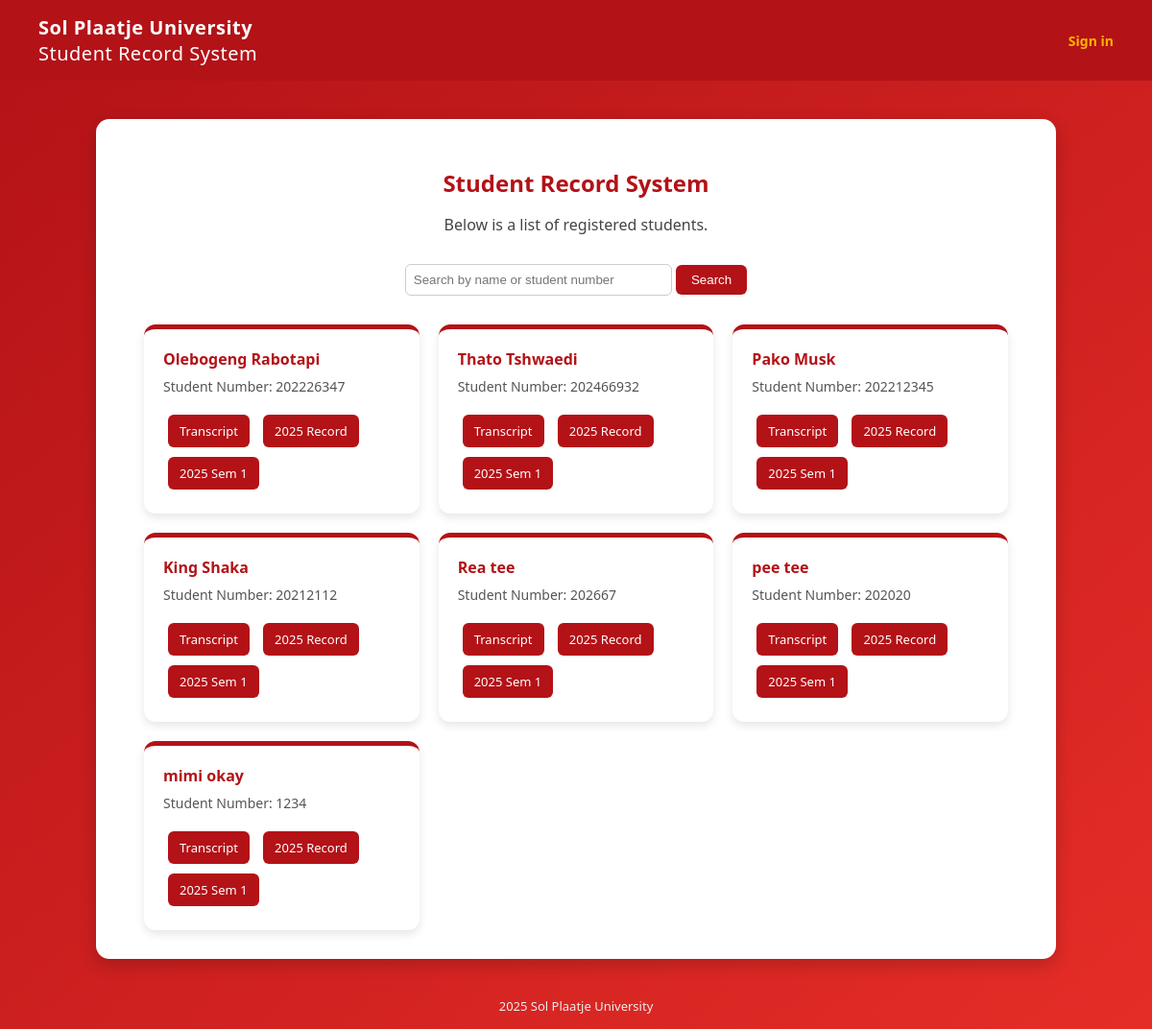
The app's page /records/ with its own data.
### records/models.py (models this page shows, shortened)
class Student(models.Model):
	user = models.OneToOneField(User, on_delete=models.CASCADE, null=True, blank=True)
	first_name = models.CharField(max_length=50)
	last_name = models.CharField(max_length=50)
	student_number = models.CharField(max_length=20, unique=True)
	programme = models.ForeignKey(Programme, on_delete=models.CASCADE)
	enrollment_year = models.PositiveIntegerField()

### records/views.py (the view)
# urls.py: path('', views.homepage, name='homepage'),
def homepage(request):
	students = Student.objects.all()
	q = request.GET.get('q', '').strip()
	if q:
		students = students.filter(
			Q(first_name__icontains=q) |
			Q(last_name__icontains=q) |
			Q(student_number__icontains=q)
		)
	context = {'students': students}
	return render(request, 'records/homepage.html', context)

### records/templates/records/homepage.html (shortened to what this page needs)
{% extends 'base.html' %}
{% block content %}
<h2>Student Record System</h2>
<p>Below is a list of registered students.</p>
<form method="get" style="text-align:center; margin-bottom: 30px;">
    <input type="text" name="q" placeholder="Search by name or student number" value="{{ request.GET.q|default:'' }}" style="padding:8px; width:260px; border-radius:6px; border:1px solid #ccc;">
    <button type="submit" style="padding:8px 16px; background:#b31217; color:#fff; border:none; border-radius:6px;">Search</button>
</form>
{% if students %}
<div class="student-list">
    {% for student in students %}
    <div class="student-card">
        <div class="student-name">{{ student.first_name }} {{ student.last_name }}</div>
        <div class="student-number">Student Number: {{ student.student_number }}</div>
        <div class="record-links">
            <a href="{% url 'full_transcript' student.id %}">Transcript</a>
            <a href="{% url 'academic_record' student.id 2025 %}">2025 Record</a>
            <a href="{% url 'semester_result_slip' student.id 2025 1 %}">2025 Sem 1</a>
        </div>
    </div>
    {% endfor %}
</div>
{% else %}
<p class="no-students">No students found.</p>
{% endif %}
{% endblock %}

### records/templates/base.html (shortened to what this page needs)
{% load static %}
<!DOCTYPE html>
<html lang="en">
<head>
</head>
<body>
    {% if not pdf %}
    <header>
        <div class="logo-section">
            <h1>Sol Plaatje University<br><span style="font-weight: normal;">Student Record System</span></h1>
        </div>
        <div class="auth-links">
            {% if user.is_authenticated %}
                Signed in as <strong>{{ user.get_full_name|default:user.username }}</strong> |
                <form action="/accounts/logout/" method="post" style="display:inline;">
                    {% csrf_token %}
                    <button type="submit" style="background:none; border:none; color:#ffb400; font-weight:bold; cursor:pointer; padding:0;">Sign out</button>
                </form>
            {% else %}
                <a href="/accounts/login/">Sign in</a>
            {% endif %}
        </div>
    </header>
    {% endif %}
    <main>
        {% block content %}{% endblock %}
    </main>
    <footer>
        2025 Sol Plaatje University
    </footer>
</body>
</html>

### records/templates/base.html (style rules this page uses)
body { font-family: "Segoe UI", Arial, sans-serif; background: linear-gradient(to bottom right, #b31217, #e52d27); color: #333; margin: 0; padding: 0; }
header { background-color: #b31217; color: #fff; padding: 15px 40px; display: flex; justify-content: space-between; align-items: center; }
.logo-section { display: flex; align-items: center; gap: 10px; }
header h1 { font-size: 20px; margin: 0; letter-spacing: 0.5px; }
.auth-links { font-size: 14px; }
.auth-links a { color: #ffb400; text-decoration: none; font-weight: bold; }
main { background-color: #fff; margin: 40px auto; padding: 30px 50px; border-radius: 14px; box-shadow: 0 6px 18px rgba(0,0,0,0.2); max-width: 900px; }
footer { text-align: center; color: #eee; font-size: 13px; margin-top: 40px; padding-bottom: 15px; }

### records/templates/records/homepage.html (style rules this page uses)
h2 { color: #b31217; text-align: center; margin-bottom: 10px; }
p { text-align: center; color: #444; margin-bottom: 30px; font-size: 16px; }
.student-list { display: grid; grid-template-columns: repeat(auto-fit, minmax(280px, 1fr)); gap: 20px; }
.student-card { background-color: #fff; border-radius: 12px; padding: 20px; box-shadow: 0 4px 10px rgba(0, 0, 0, 0.1); transition: transform 0.2s ease, box-shadow 0.2s ease; border-top: 5px solid #b31217; }
.student-name { font-weight: bold; color: #b31217; margin-bottom: 8px; font-size: 16px; }
.student-number { color: #555; font-size: 14px; margin-bottom: 15px; }
.record-links a { display: inline-block; margin: 5px; padding: 8px 12px; background-color: #b31217; color: #fff; text-decoration: none; border-radius: 6px; font-size: 13px; transition: all 0.3s ease; }

### records on screen
Student: first_name "Olebogeng", last_name "Rabotapi", student_number "202226347"
Student: first_name "Thato", last_name "Tshwaedi", student_number "202466932"
Student: first_name "Pako", last_name "Musk", student_number "202212345"
Student: first_name "King", last_name "Shaka", student_number "20212112"
Student: first_name "Rea", last_name "tee", student_number "202667"
Student: first_name "pee", last_name "tee", student_number "202020"
Student: first_name "mimi", last_name "okay", student_number "1234"
